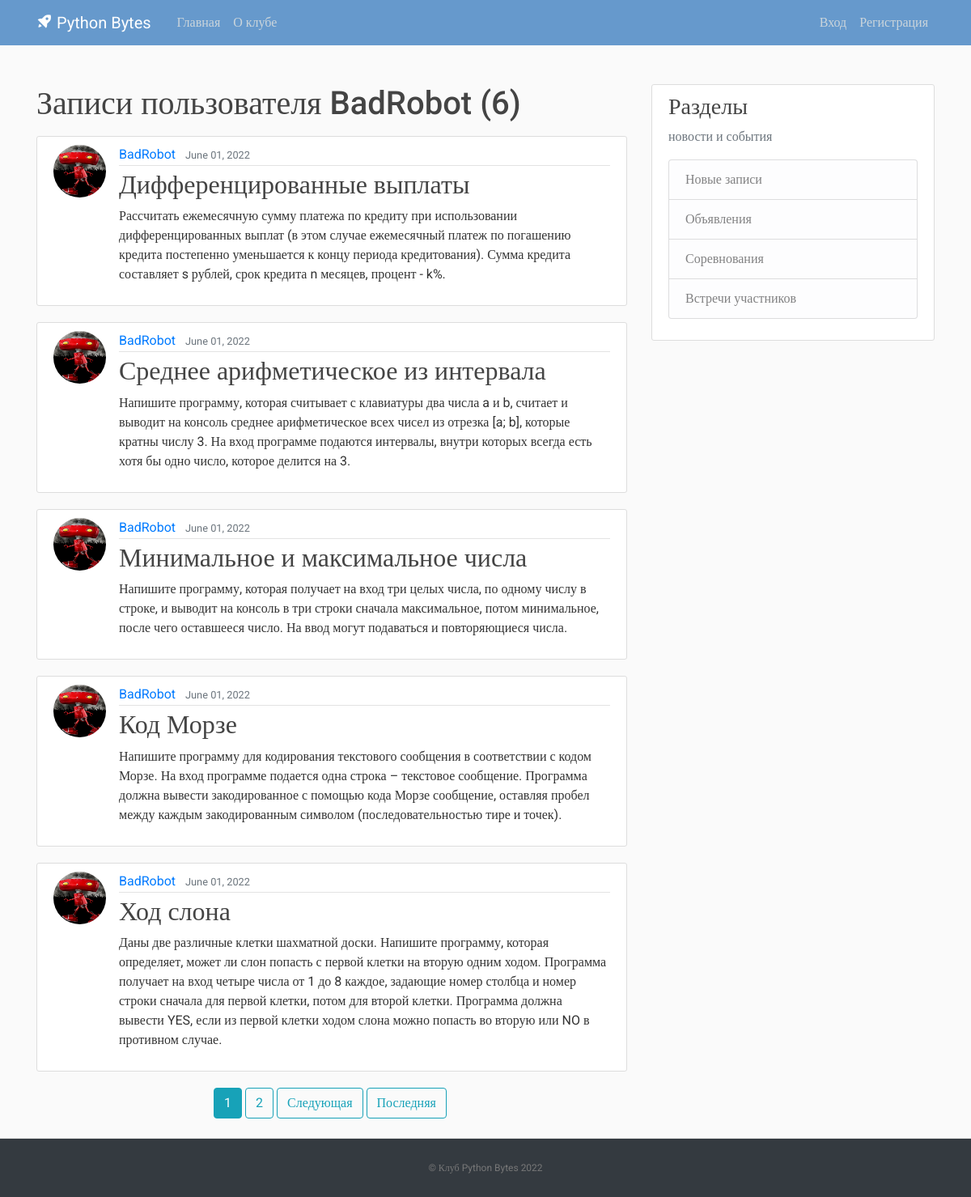
Page /user/BadRobot on the committed database.
### blog/models.py (models this page shows, shortened)
class Post(models.Model):
    title = models.CharField(max_length=100)
    content = models.TextField()
    date_posted = models.DateTimeField(default=timezone.now)
    author = models.ForeignKey(User, on_delete=models.CASCADE)

### users/models.py (models this page shows, shortened)
class Profile(models.Model):
    user = models.OneToOneField(User, on_delete=models.CASCADE)
    image = models.ImageField(default='default.jpg', upload_to='profile_pics')

### blog/views.py (the view)
# urls.py: path('user/<str:username>', UserPostListView.as_view(), name='user-posts'),
class UserPostListView(ListView):
    model = Post
    template_name = 'blog/user_posts.html'
    context_object_name = 'posts'
    paginate_by = 5
    def get_queryset(self):
        user = get_object_or_404(User, username=self.kwargs.get('username'))
        return Post.objects.filter(author=user).order_by('-date_posted')

### blog/templates/blog/user_posts.html (shortened to what this page needs)
{% extends "blog/base.html" %}
{% block content %}
    <h1 class="mb-3">Записи пользователя {{ view.kwargs.username }} ({{ page_obj.paginator.count }})</h1>
    {% for post in posts %}
        <article class="media content-section">
          <img class="rounded-circle article-img" src="{{ post.author.profile.image.url }}">
          <div class="media-body">
            <div class="article-metadata">
              <a class="mr-2" href="{% url 'user-posts' post.author.username %}">{{ post.author }}</a>
              <small class="text-muted">{{ post.date_posted|date:"F d, Y" }}</small>
            </div>
            <h2><a class="article-title" href="{% url 'post-detail' post.id %}">{{ post.title }}</a></h2>
            <p class="article-content">{{ post.content }}</p>
          </div>
        </article>
    {% endfor %}
    <div class="pagination justify-content-center">
    {% if is_paginated %}
      {% for num in page_obj.paginator.page_range %}
        {% if page_obj.number == num %}
          <a class="btn btn-info mb-4 mr-1" href="?page={{ num }}">{{ num }}</a>
        {% elif num > page_obj.number|add:'-3' and num < page_obj.number|add:'3' %}
          <a class="btn btn-outline-info mb-4 mr-1" href="?page={{ num }}">{{ num }}</a>
        {% endif %}
      {% endfor %}
      {% if page_obj.has_next %}
        <a class="btn btn-outline-info mb-4 mr-1" href="?page={{ page_obj.next_page_number }}">Следующая</a>
        <a class="btn btn-outline-info mb-4 mr-1" href="?page={{ page_obj.paginator.num_pages }}">Последняя</a>
      {% endif %}
    {% endif %}
  </div>
{% endblock content %}

### blog/static/blog/main.css (style rules this page uses)
﻿body, html { width:100%; height:100% }
body { margin:0; padding:0; background: #fafafa; color: #333333; margin-top: 5rem; font-family:Roboto; }
h1, h2, h3, h4, h5, h6 { color: #444444; }
.content-section { background: #ffffff; padding: 10px 20px; border: 1px solid #dddddd; border-radius: 3px; margin-bottom: 20px; }
.article-title { color: #444444; }
.article-content { white-space: pre-line; }
.article-img { height: 65px; width: 65px; margin-right: 16px; }
.article-metadata { padding-bottom: 1px; margin-bottom: 4px; border-bottom: 1px solid #e3e3e3 }

### rows in the picture
Post: author.profile.image (picture), author "BadRobot", date_posted "June 01, 2022", title "Дифференцированные выплаты", content "Рассчитать ежемесячную сумму платежа по кредиту при использовании дифференцированных выплат (в этом случае ежемесячный платеж по погашению кредита постепенно уменьшается к концу периода кредитования). Сумма кредита составляет s рублей, срок кредита n месяцев, процент - k%."
Post: author.profile.image (picture), author "BadRobot", date_posted "June 01, 2022", title "Среднее арифметическое из интервала", content "Напишите программу, которая считывает с клавиатуры два числа a и b, считает и выводит на консоль среднее арифметическое всех чисел из отрезка [a; b], которые кратны числу 3. На вход программе подаются интервалы, внутри которых всегда есть хотя бы одно число, которое делится на 3."
Post: author.profile.image (picture), author "BadRobot", date_posted "June 01, 2022", title "Минимальное и максимальное числа", content "Напишите программу, которая получает на вход три целых числа, по одному числу в строке, и выводит на консоль в три строки сначала максимальное, потом минимальное, после чего оставшееся число. На ввод могут подаваться и повторяющиеся числа."
Post: author.profile.image (picture), author "BadRobot", date_posted "June 01, 2022", title "Код Морзе", content "Напишите программу для кодирования текстового сообщения в соответствии с кодом Морзе. На вход программе подается одна строка – текстовое сообщение. Программа должна вывести закодированное с помощью кода Морзе сообщение, оставляя пробел между каждым закодированным символом (последовательностью тире и точек)."
Post: author.profile.image (picture), author "BadRobot", date_posted "June 01, 2022", title "Ход слона", content "Даны две различные клетки шахматной доски. Напишите программу, которая определяет, может ли слон попасть с первой клетки на вторую одним ходом. Программа получает на вход четыре числа от 1 до 8 каждое, задающие номер столбца и номер строки сначала для первой клетки, потом для второй клетки. Программа должна вывести YES, если из первой клетки ходом слона можно попасть во вторую или NO в противном случае."

### other values in the picture
{{ view.kwargs.username }} "BadRobot"
{{ page_obj.paginator.count }} "6"
{{ num }} "1"
{{ num }} "2"
